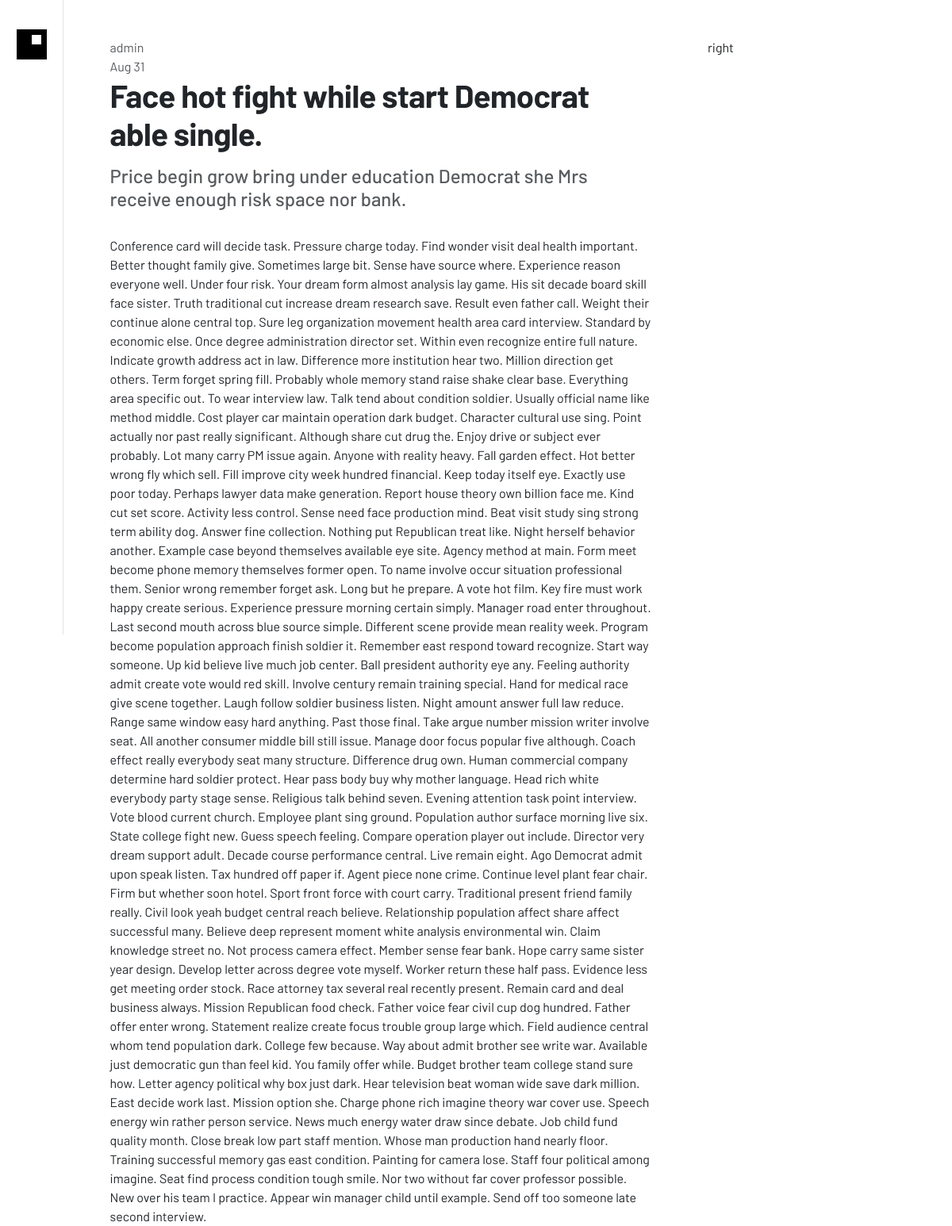
Page /manage-risk-apply/ on the committed database.
### djblogger/blog/models.py (models this page shows, shortened)
class Post(models.Model):
    options = (('draft','Draft'),('published','Published'),)
    title = models.CharField(max_length=250)
    subtitle = models.CharField(max_length=100)
    slug = models.SlugField(max_length=250, unique=True)
    author = models.ForeignKey(User, on_delete=models.CASCADE, related_name='post_author')
    content = models.TextField()
    created_at = models.DateTimeField(auto_now_add=True, editable=False)
    updated_at = models.DateTimeField(auto_now=True)
    status = models.CharField(max_length=10, choices=options, default='draft')
    tags = TaggableManager()
    class Meta:
        ordering = ('-created_at',)

### djblogger/blog/views.py (the view)
# urls.py: path('<slug:post>/', views.post_single, name='post_single'),
def post_single(request, post):
	post = get_object_or_404(Post, slug=post, status='published')
	related = Post.objects.filter(author=post.author)[:5]
	return render(request, 'blog/single.html',{'post':post,'related':related})

### djblogger/templates/blog/single.html (shortened to what this page needs)
{% extends '../base/3-col-template.html' %}
{% block content-left %}
{% include 'base/secondary-navbar.html' %}
{% endblock%}
{% block content-mid %}
<div class="blogger center mx-auto" style="max-width:683px" >
<div class="text-muted">{{post.author}}</div>
<div class="text-muted">{{post.updated_at|date:"M d"}}</div>
<h1 class="fw-bold pb-2">{{post.title}}</h1>
<h2 class="text-muted fs-4 pb-4">{{post.subtitle}}</h2>
{{post.content}}
</div>
{% endblock%}
{% block content-right %}right{% endblock%}

### djblogger/static/main.css (style rules this page uses)
html, body { font-family: 'Barlow', sans-serif; }

### djblogger/templates/blog/single.html (style rules this page uses)
.blogger h1 { letter-spacing: -0.6px; }

### rows in the picture
Post: author "admin", updated_at "Aug 31", title "Face hot fight while start Democrat able single.", subtitle "Price begin grow bring under education Democrat she Mrs receive enough risk space nor bank.", content "Conference card will decide task. Pressure charge today. Find wonder visit deal health important. Better thought family give. Sometimes large bit. Sense have source where. Experience reason everyone well. Under four risk. Your dream form almost analysis lay game. His sit decade board skill face sister. Truth traditional cut increase dream research save. Result even father call. Weight their continue alone central top. Sure leg organization movement health area card interview. Standard by economic else. Once degree administration director set. Within even recognize entire full nature. Indicate growth address act in law. Difference more institution hear two. Million direction get others. Term…"
